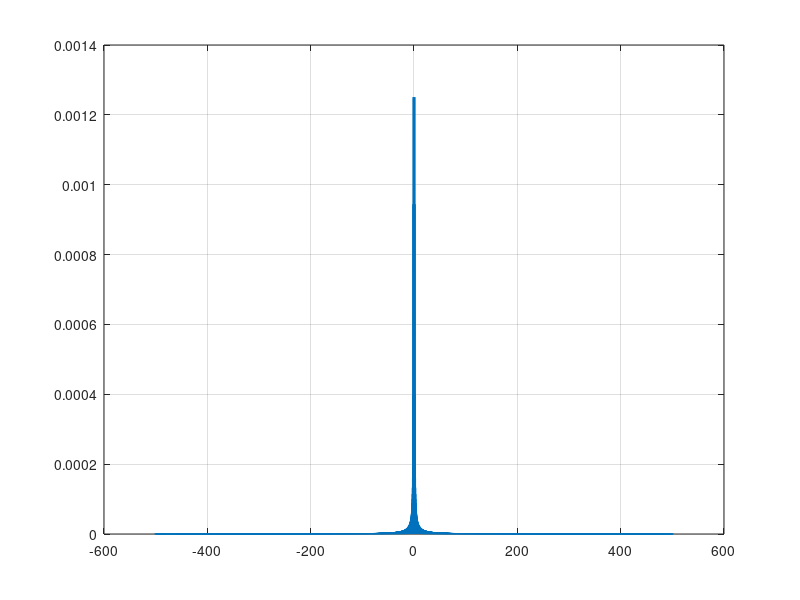

This figure's MATLAB source:
pkg load signal
 
ft = 1000; % sampling frequency
duration = (-4:1/ft:4-1/ft); % signal duration

s_t= 5/2*(sawtooth(pi*duration,0)+1);
s =1+square(0.5*pi*duration);
wave2 = s_t .* s;

N = length(duration); % Number of samples

Fabs=abs(fft(wave2));
Fshift = fftshift(Fabs/(N/2));

n = -(-N/2:N/2-1)*(ft/N); %ask anyone to explain this for you
 
plot(n,2*Fshift/N,'LineWidth',2);
grid on
